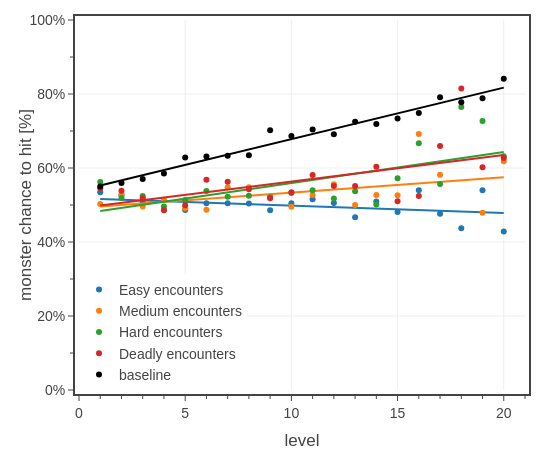

Notebook source saved alongside this figure:
### Code cell
# Fig. 7: monster chance to hit vs level for each difficulty
import plotly.graph_objects as go

def attack_hit_crit_prob(AC, AB):
    return max(0.05, min(0.95, 0.05*(21 + AB - AC)))

def pc_baseline_ac(level):
    return 14.7 + level/6

groups = [
    #{'name': 'Trivial encounters', 'difficulties': ['Trivial']},
    {'name': 'Easy encounters', 'difficulties': ['Easy']},
    {'name': 'Medium encounters', 'difficulties': ['Medium']},
    {'name': 'Hard encounters', 'difficulties': ['Hard']},
    {'name': 'Deadly encounters', 'difficulties': ['Deadly']},
    #{'name': 'Very Deadly encounters', 'difficulties': ['Very Deadly']},
]

fig = go.Figure()

colors = iter(COLOR_LIST)
for group in groups:
    dft = dfem[dfem['2014 difficulty'].isin(group['difficulties'])]
    dft['hit probability'] = 0.0
    for i in dft.index:
        dft.loc[i, 'hit probability'] = attack_hit_crit_prob(pc_baseline_ac(dft['party_level'][i]), dft['adj AB'][i])
    dft = dft[['party_level','hit probability']].groupby(['party_level']).mean().reset_index()

    levels = dft['party_level']
    values = dft['hit probability']
    tfb.plot_data_and_fit(fig, 
        x=levels,
        y=values,
        line_color=next(colors), 
        name=group['name'],
        legendgroup=group['name'],
        hovertemplate='<b>' + group['name'] + '</b><br>level %{x:.0f}<br>to hit %{y:.1%}<extra></extra>',
    )
    print(group['name'] + f' - {np.mean(values):.1%}')

dft = dfm[dfm['CR'].between(1,20)]
dft['hit probability'] = 0.0
for i in dft.index:
    dft.loc[i, 'hit probability'] = attack_hit_crit_prob(pc_baseline_ac(dft['CR'][i]), dft['adj AB'][i])
dft = dft[['CR','hit probability']].groupby(['CR']).mean().reset_index()
levels = dft['CR']
values = dft['hit probability']
tfb.plot_data_and_fit(fig, 
    x=levels,
    y=values,
    line_color='black', 
    name=f'baseline',
    legendgroup=f'baseline',
    hovertemplate='<b>baseline</b><br>level %{x:.0f}<br>to hit %{y:.1%}<extra></extra>',
)
print(f'baseline - {np.mean(values):.1%}')

# set layout
fig.update_layout(
    template=tfb.FIG_TEMPLATE,
    xaxis=dict(title_text='level', automargin=True, range=[0,21], dtick=5, minor_dtick=1),
    yaxis=dict(title_text='monster chance to hit [%]', range=[0,1], dtick=0.2, minor_dtick=0.1, tickformat='.0%'),
    legend=dict(xanchor='left', x=0.00, yanchor='bottom', y=0.00),
    width=550, 
    height=450,
)

fig.show(config=tfb.FIG_CONFIG)

# save figures
if SAVEFIGS:
    fig.update_layout(autosize=True, width=None, height=None)
    tfb.save_fig_html(fig, format='large', name=f'./fig-monster-hit-prob-vs-level-by-difficulty-large')
    tfb.save_fig_html(fig, format='small', name=f'./fig-monster-hit-prob-vs-level-by-difficulty-small')

### Figure 1 — Plotly figure (JSON) as saved in the notebook; plotly's stock layout.template omitted (floating-point values rounded to 4 significant figures)
{"data": [{"hovertemplate": "<b>Easy encounters</b><br>level %{x:.0f}<br>to hit %{y:.1%}<extra></extra>", "legendgroup": "Easy encounters", "line": {"color": "#1f77b4"}, "mode": "markers", "name": "Easy encounters", "type": "scatter", "x": [1.0, 2.0, 3.0, 4.0, 5.0, 6.0, 7.0, 8.0, 9.0, 10.0, 11.0, 12.0, 13.0, 14.0, 15.0, 16.0, 17.0, 18.0, 19.0, 20.0], "y": [0.5347, 0.5264, 0.5075, 0.4864, 0.4862, 0.5045, 0.5047, 0.5044, 0.4861, 0.5047, 0.5158, 0.5053, 0.4669, 0.5092, 0.4809, 0.5397, 0.4762, 0.4372, 0.54, 0.4283]}, {"hoverinfo": "skip", "hovertemplate": "<b>Easy encounters</b><br>level %{x:.0f}<br>to hit %{y:.1%}<extra></extra>", "legendgroup": "Easy encounters", "line": {"color": "#1f77b4"}, "mode": "lines", "name": "Easy encounters", "showlegend": false, "type": "scatter", "x": [1.0, 2.0, 3.0, 4.0, 5.0, 6.0, 7.0, 8.0, 9.0, 10.0, 11.0, 12.0, 13.0, 14.0, 15.0, 16.0, 17.0, 18.0, 19.0, 20.0], "y": [0.5164, 0.5144, 0.5124, 0.5104, 0.5084, 0.5063, 0.5043, 0.5023, 0.5003, 0.4983, 0.4962, 0.4942, 0.4922, 0.4902, 0.4882, 0.4861, 0.4841, 0.4821, 0.4801, 0.478]}, {"hovertemplate": "<b>Medium encounters</b><br>level %{x:.0f}<br>to hit %{y:.1%}<extra></extra>", "legendgroup": "Medium encounters", "line": {"color": "#ff7f0e"}, "mode": "markers", "name": "Medium encounters", "type": "scatter", "x": [1.0, 2.0, 3.0, 4.0, 5.0, 6.0, 7.0, 8.0, 9.0, 10.0, 11.0, 12.0, 13.0, 14.0, 15.0, 16.0, 17.0, 19.0, 20.0], "y": [0.503, 0.5298, 0.4962, 0.5145, 0.491, 0.4873, 0.5481, 0.5481, 0.5233, 0.4955, 0.527, 0.556, 0.4998, 0.5272, 0.5265, 0.6917, 0.5817, 0.4792, 0.6183]}, {"hoverinfo": "skip", "hovertemplate": "<b>Medium encounters</b><br>level %{x:.0f}<br>to hit %{y:.1%}<extra></extra>", "legendgroup": "Medium encounters", "line": {"color": "#ff7f0e"}, "mode": "lines", "name": "Medium encounters", "showlegend": false, "type": "scatter", "x": [1.0, 2.0, 3.0, 4.0, 5.0, 6.0, 7.0, 8.0, 9.0, 10.0, 11.0, 12.0, 13.0, 14.0, 15.0, 16.0, 17.0, 19.0, 20.0], "y": [0.4958, 0.5, 0.5042, 0.5084, 0.5125, 0.5167, 0.5209, 0.5251, 0.5293, 0.5335, 0.5376, 0.5418, 0.546, 0.5502, 0.5544, 0.5586, 0.5628, 0.5711, 0.5753]}, {"hovertemplate": "<b>Hard encounters</b><br>level %{x:.0f}<br>to hit %{y:.1%}<extra></extra>", "legendgroup": "Hard encounters", "line": {"color": "#2ca02c"}, "mode": "markers", "name": "Hard encounters", "type": "scatter", "x": [1.0, 2.0, 3.0, 4.0, 5.0, 6.0, 7.0, 8.0, 9.0, 10.0, 11.0, 12.0, 13.0, 14.0, 15.0, 16.0, 17.0, 18.0, 19.0, 20.0], "y": [0.5621, 0.5192, 0.5242, 0.4958, 0.5138, 0.5377, 0.5223, 0.5248, 0.5209, 0.5327, 0.5396, 0.5178, 0.5373, 0.5015, 0.5724, 0.667, 0.5567, 0.765, 0.7269, 0.6317]}, {"hoverinfo": "skip", "hovertemplate": "<b>Hard encounters</b><br>level %{x:.0f}<br>to hit %{y:.1%}<extra></extra>", "legendgroup": "Hard encounters", "line": {"color": "#2ca02c"}, "mode": "lines", "name": "Hard encounters", "showlegend": false, "type": "scatter", "x": [1.0, 2.0, 3.0, 4.0, 5.0, 6.0, 7.0, 8.0, 9.0, 10.0, 11.0, 12.0, 13.0, 14.0, 15.0, 16.0, 17.0, 18.0, 19.0, 20.0], "y": [0.4837, 0.4921, 0.5005, 0.5089, 0.5173, 0.5257, 0.5341, 0.5425, 0.5509, 0.5593, 0.5676, 0.576, 0.5844, 0.5928, 0.6012, 0.6096, 0.618, 0.6264, 0.6348, 0.6432]}, {"hovertemplate": "<b>Deadly encounters</b><br>level %{x:.0f}<br>to hit %{y:.1%}<extra></extra>", "legendgroup": "Deadly encounters", "line": {"color": "#d62728"}, "mode": "markers", "name": "Deadly encounters", "type": "scatter", "x": [1.0, 2.0, 3.0, 4.0, 5.0, 6.0, 7.0, 8.0, 9.0, 10.0, 11.0, 12.0, 13.0, 14.0, 15.0, 16.0, 17.0, 18.0, 19.0, 20.0], "y": [0.5454, 0.5383, 0.5184, 0.4855, 0.499, 0.5679, 0.563, 0.5429, 0.5183, 0.5344, 0.5812, 0.5515, 0.5511, 0.6033, 0.51, 0.5245, 0.6594, 0.815, 0.6021, 0.6269]}, {"hoverinfo": "skip", "hovertemplate": "<b>Deadly encounters</b><br>level %{x:.0f}<br>to hit %{y:.1%}<extra></extra>", "legendgroup": "Deadly encounters", "line": {"color": "#d62728"}, "mode": "lines", "name": "Deadly encounters", "showlegend": false, "type": "scatter", "x": [1.0, 2.0, 3.0, 4.0, 5.0, 6.0, 7.0, 8.0, 9.0, 10.0, 11.0, 12.0, 13.0, 14.0, 15.0, 16.0, 17.0, 18.0, 19.0, 20.0], "y": [0.4985, 0.5057, 0.5129, 0.5201, 0.5273, 0.5345, 0.5417, 0.5489, 0.5561, 0.5633, 0.5705, 0.5777, 0.5849, 0.5921, 0.5993, 0.6065, 0.6137, 0.6209, 0.6281, 0.6353]}, {"hovertemplate": "<b>baseline</b><br>level %{x:.0f}<br>to hit %{y:.1%}<extra></extra>", "legendgroup": "baseline", "line": {"color": "black"}, "mode": "markers", "name": "baseline", "type": "scatter", "x": [1.0, 2.0, 3.0, 4.0, 5.0, 6.0, 7.0, 8.0, 9.0, 10.0, 11.0, 12.0, 13.0, 14.0, 15.0, 16.0, 17.0, 18.0, 19.0, 20.0], "y": [0.5498, 0.5592, 0.5706, 0.5849, 0.6281, 0.6313, 0.6328, 0.6343, 0.7021, 0.6862, 0.7043, 0.6914, 0.725, 0.7187, 0.734, 0.7487, 0.7911, 0.7774, 0.7884, 0.8412]}, {"hoverinfo": "skip", "hovertemplate": "<b>baseline</b><br>level %{x:.0f}<br>to hit %{y:.1%}<extra></extra>", "legendgroup": "baseline", "line": {"color": "black"}, "mode": "lines", "name": "baseline", "showlegend": false, "type": "scatter", "x": [1.0, 2.0, 3.0, 4.0, 5.0, 6.0, 7.0, 8.0, 9.0, 10.0, 11.0, 12.0, 13.0, 14.0, 15.0, 16.0, 17.0, 18.0, 19.0, 20.0], "y": [0.5528, 0.5667, 0.5806, 0.5945, 0.6084, 0.6223, 0.6363, 0.6502, 0.6641, 0.678, 0.6919, 0.7058, 0.7198, 0.7337, 0.7476, 0.7615, 0.7754, 0.7893, 0.8033, 0.8172]}], "layout": {"height": 450, "legend": {"x": 0, "xanchor": "left", "y": 0, "yanchor": "bottom"}, "width": 550, "xaxis": {"automargin": true, "dtick": 5, "minor": {"dtick": 1}, "range": [0, 21], "title": {"text": "level"}}, "yaxis": {"dtick": 0.2, "minor": {"dtick": 0.1}, "range": [0, 1], "tickformat": ".0%", "title": {"text": "monster chance to hit [%]"}}}}
